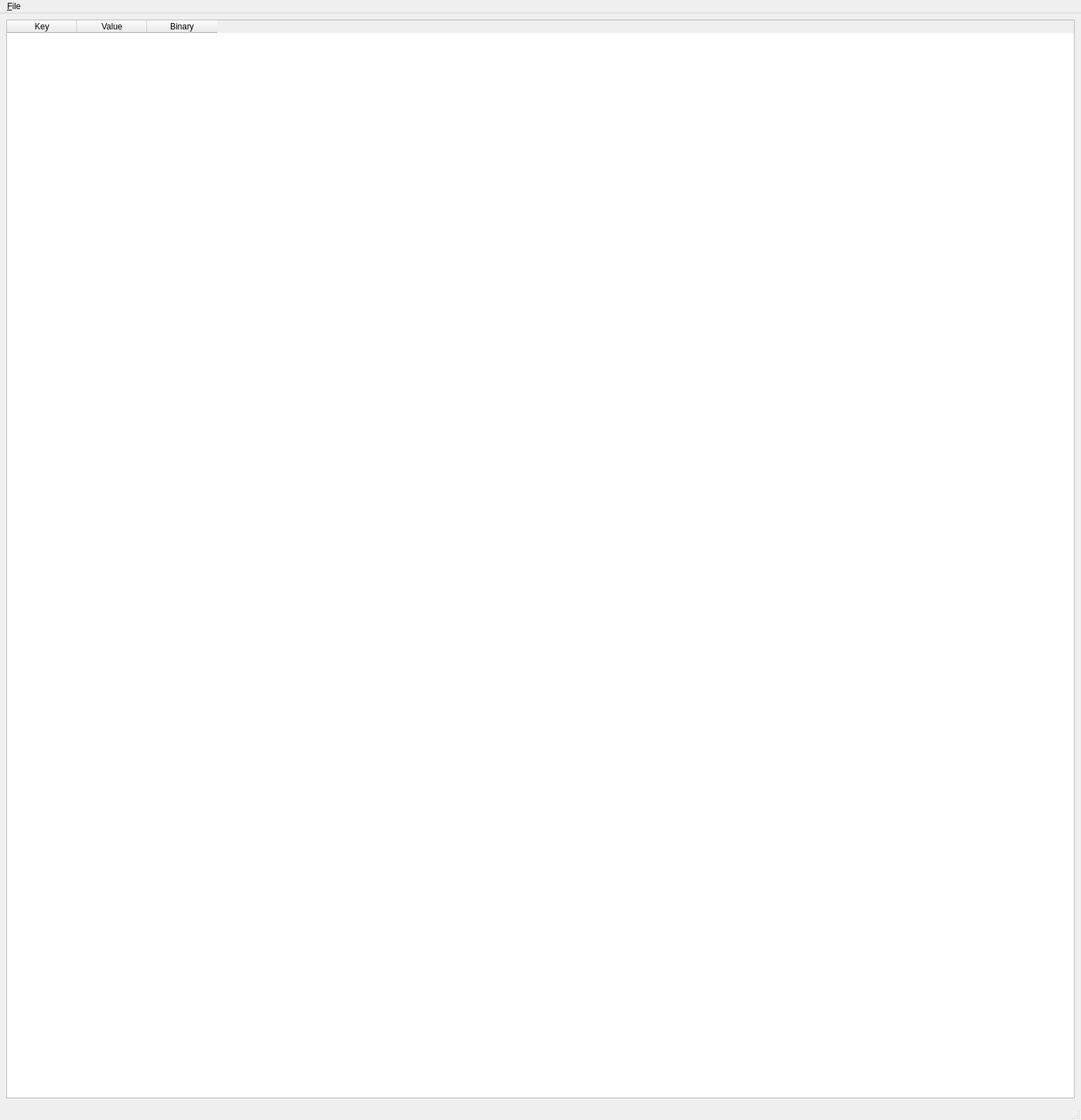
<?xml version="1.0" encoding="UTF-8"?>
<ui version="4.0">
 <class>MainWindow</class>
 <widget class="QMainWindow" name="MainWindow">
  <property name="geometry">
   <rect>
    <x>0</x>
    <y>0</y>
    <width>1544</width>
    <height>1600</height>
   </rect>
  </property>
  <property name="windowTitle">
   <string>LevelDB Viewer</string>
  </property>
  <widget class="QWidget" name="centralwidget">
   <layout class="QHBoxLayout" name="horizontalLayout">
    <item>
     <widget class="QTableWidget" name="levelDbTableWidget">
      <property name="dragEnabled">
       <bool>true</bool>
      </property>
      <property name="sortingEnabled">
       <bool>true</bool>
      </property>
      <property name="columnCount">
       <number>3</number>
      </property>
      <attribute name="horizontalHeaderCascadingSectionResizes">
       <bool>true</bool>
      </attribute>
      <attribute name="verticalHeaderVisible">
       <bool>false</bool>
      </attribute>
      <column>
       <property name="text">
        <string>Key</string>
       </property>
      </column>
      <column>
       <property name="text">
        <string>Value</string>
       </property>
      </column>
      <column>
       <property name="text">
        <string>Binary</string>
       </property>
      </column>
     </widget>
    </item>
   </layout>
  </widget>
  <widget class="QMenuBar" name="menubar">
   <property name="geometry">
    <rect>
     <x>0</x>
     <y>0</y>
     <width>1544</width>
     <height>22</height>
    </rect>
   </property>
   <widget class="QMenu" name="menuFile">
    <property name="title">
     <string>&amp;File</string>
    </property>
    <addaction name="actionOpenDatabase"/>
   </widget>
   <addaction name="menuFile"/>
  </widget>
  <widget class="QStatusBar" name="statusbar"/>
  <action name="actionOpenDatabase">
   <property name="text">
    <string>&amp;Open Database...</string>
   </property>
   <property name="shortcut">
    <string>Ctrl+O</string>
   </property>
  </action>
 </widget>
 <resources/>
 <connections/>
</ui>
